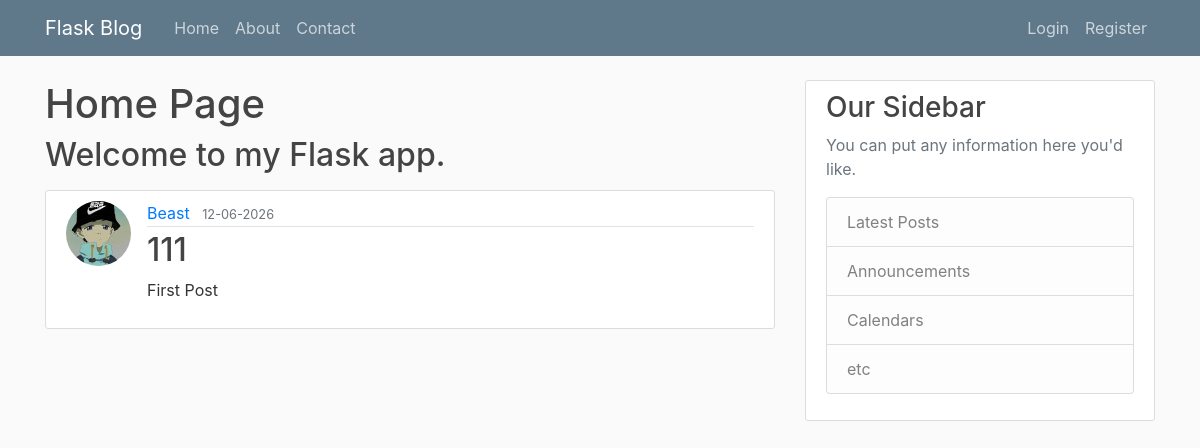
Page /home on the earlier database version.
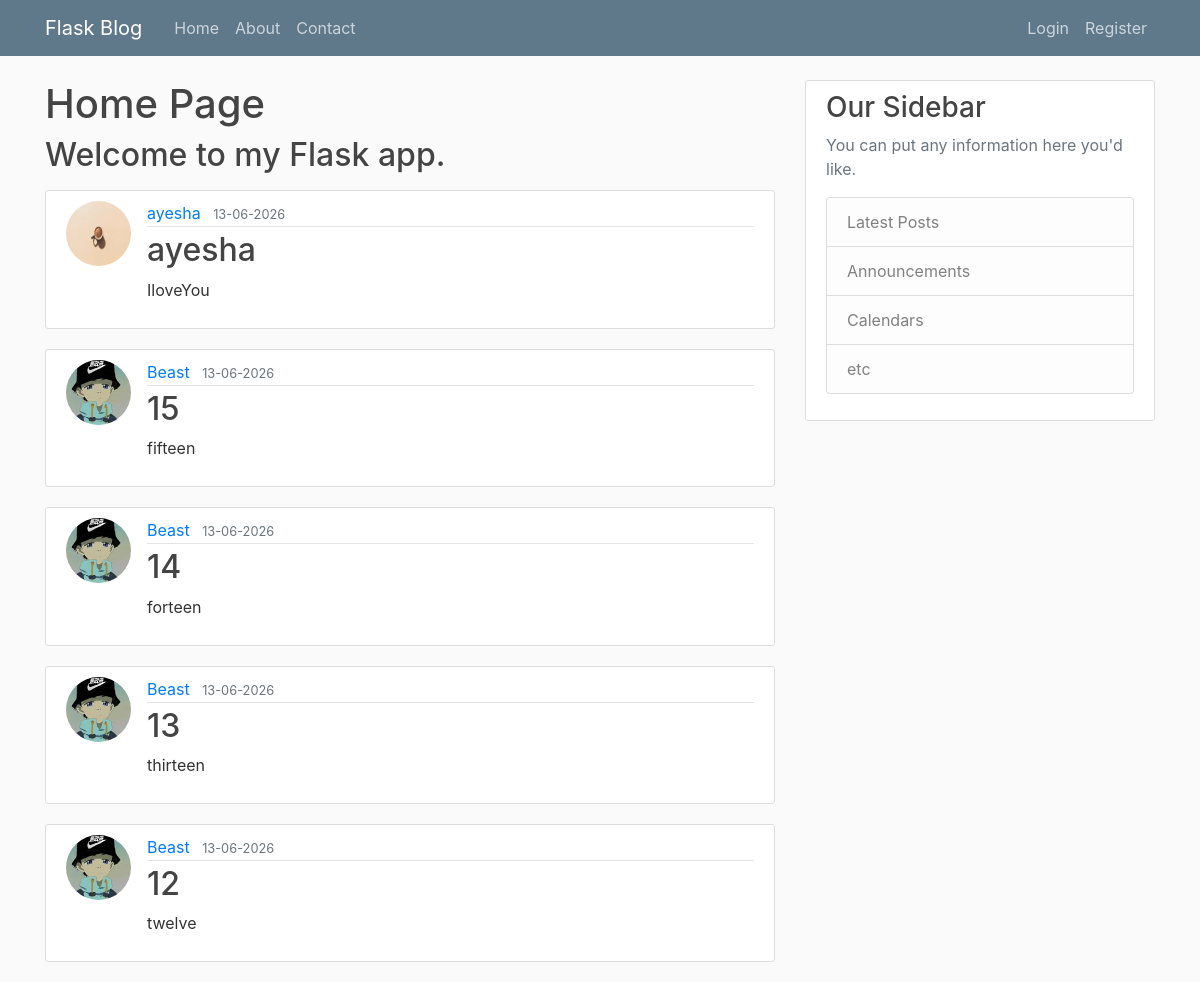
Same page on the later database version.
### flask_blog/models.py (models this page shows, shortened)
class Post(db.Model):
    id = db.Column(db.Integer, primary_key=True)
    title = db.Column(db.String(100), nullable = False)
    dateposted = db.Column(db.DateTime, nullable = False, default=lambda: datetime.now(timezone.utc))
    content = db.Column(db.Text, nullable = False)
    user_id = db.Column(db.Integer, db.ForeignKey('user.id'), nullable = False)

class User(db.Model, UserMixin):
    id = db.Column(db.Integer,  primary_key = True)
    username = db.Column(db.String(20), unique = True, nullable = False)
    email = db.Column(db.String(120), unique = True, nullable = False)
    image_file = db.Column(db.String(20), default = 'default.jpg', nullable = False)
    password = db.Column(db.String(60), nullable = False)
    posts = db.relationship('Post', backref='author', lazy=True)

### flask_blog/routes.py (the view)
@app.route('/')
@app.route('/home')
def home():
    page = request.args.get('page', 1, type=int)
    posts = Post.query.order_by(Post.dateposted.desc()).paginate(page=page, per_page=5)
    return render_template('home.html', posts=posts)

### flask_blog/templates/home.html
{% extends "layouts.html" %}
{% block content %}
    <h1>Home Page</h1>
    <h2><p>Welcome to my Flask app.</p></h2>
    {% for post in posts %}
        <article class="media content-section">
            <img class="rounded-circle article-img" src="{{ url_for('static', filename='profile_pics/' + post.author.image_file) }}">
            <div class="media-body">
                <div class="article-metadata">
                <a class="mr-2" href="#">{{ post.author.username }}</a>
                <small class="text-muted">{{ post.dateposted.strftime("%d-%m-%Y") }}</small>
                </div>
                <h2><a class="article-title" href="{{ url_for('post_page', post_id=post.id) }}">{{ post.title }}</a></h2>
                <p class="article-content">{{ post.content }}</p>
            </div>
        </article>
    {% endfor %}
{% endblock content %}

Differences in the rows shown:
no longer on this page (row edited): Post: image_file (picture), author.username "Beast", dateposted "12-06-2026", title "111", content "First Post"
added Post: image_file (picture), author.username "ayesha", dateposted "13-06-2026", title "ayesha", content "IloveYou"
added Post: image_file (picture), author.username "Beast", dateposted "13-06-2026", title "15", content "fifteen"
added Post: image_file (picture), author.username "Beast", dateposted "13-06-2026", title "14", content "forteen"
added Post: image_file (picture), author.username "Beast", dateposted "13-06-2026", title "13", content "thirteen"
added Post: image_file (picture), author.username "Beast", dateposted "13-06-2026", title "12", content "twelve"
